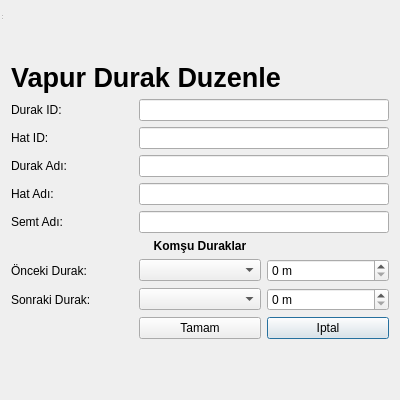
<?xml version="1.0" encoding="UTF-8"?>
<ui version="4.0">
 <class>DurakDuzVapur</class>
 <widget class="QDialog" name="DurakDuzVapur">
  <property name="geometry">
   <rect>
    <x>0</x>
    <y>0</y>
    <width>400</width>
    <height>400</height>
   </rect>
  </property>
  <property name="windowTitle">
   <string>Vapur Durak Duzenle</string>
  </property>
  <layout class="QGridLayout" name="gridLayout_3">
   <item row="1" column="0">
    <layout class="QGridLayout" name="gridLayout_2">
     <item row="2" column="0">
      <spacer name="verticalSpacer">
       <property name="orientation">
        <enum>Qt::Vertical</enum>
       </property>
       <property name="sizeHint" stdset="0">
        <size>
         <width>20</width>
         <height>40</height>
        </size>
       </property>
      </spacer>
     </item>
     <item row="1" column="0">
      <layout class="QGridLayout" name="gridLayout">
       <item row="2" column="0">
        <widget class="QLabel" name="lblHatID">
         <property name="text">
          <string>Hat ID:</string>
         </property>
        </widget>
       </item>
       <item row="5" column="0">
        <widget class="QLabel" name="lblSemtAdi">
         <property name="text">
          <string>Semt Adı:</string>
         </property>
        </widget>
       </item>
       <item row="3" column="0">
        <widget class="QLabel" name="lblDurakAdi">
         <property name="text">
          <string>Durak Adı: </string>
         </property>
        </widget>
       </item>
       <item row="9" column="2">
        <widget class="QPushButton" name="pshIpt">
         <property name="text">
          <string>Iptal</string>
         </property>
        </widget>
       </item>
       <item row="4" column="0">
        <widget class="QLabel" name="lblHatAdi">
         <property name="text">
          <string>Hat Adı: </string>
         </property>
        </widget>
       </item>
       <item row="1" column="1" colspan="2">
        <widget class="QLineEdit" name="edtDurakID"/>
       </item>
       <item row="5" column="1" colspan="2">
        <widget class="QLineEdit" name="edtSemtAdi"/>
       </item>
       <item row="2" column="1" colspan="2">
        <widget class="QLineEdit" name="edtHatID"/>
       </item>
       <item row="1" column="0">
        <widget class="QLabel" name="lblDurakID">
         <property name="text">
          <string>Durak ID:</string>
         </property>
        </widget>
       </item>
       <item row="9" column="1">
        <widget class="QPushButton" name="pshEkle">
         <property name="text">
          <string>Tamam</string>
         </property>
        </widget>
       </item>
       <item row="6" column="1">
        <widget class="QLabel" name="lblKD">
         <property name="font">
          <font>
           <weight>75</weight>
           <bold>true</bold>
          </font>
         </property>
         <property name="text">
          <string>Komşu Duraklar</string>
         </property>
         <property name="alignment">
          <set>Qt::AlignCenter</set>
         </property>
        </widget>
       </item>
       <item row="3" column="1" colspan="2">
        <widget class="QLineEdit" name="edtDurakAdi"/>
       </item>
       <item row="4" column="1" colspan="2">
        <widget class="QLineEdit" name="edtHatAdi"/>
       </item>
       <item row="7" column="1">
        <widget class="QComboBox" name="cmbOKDAdi"/>
       </item>
       <item row="0" column="0" colspan="3">
        <widget class="QLabel" name="lblVDE">
         <property name="font">
          <font>
           <pointsize>20</pointsize>
           <weight>75</weight>
           <bold>true</bold>
          </font>
         </property>
         <property name="text">
          <string>Vapur Durak Duzenle</string>
         </property>
        </widget>
       </item>
       <item row="8" column="1">
        <widget class="QComboBox" name="cmbSKDAdi"/>
       </item>
       <item row="7" column="2">
        <widget class="QSpinBox" name="spnOKDMetre">
         <property name="suffix">
          <string> m</string>
         </property>
        </widget>
       </item>
       <item row="8" column="2">
        <widget class="QSpinBox" name="spnSKDMetre">
         <property name="suffix">
          <string> m</string>
         </property>
        </widget>
       </item>
       <item row="7" column="0">
        <widget class="QLabel" name="lblOD">
         <property name="text">
          <string>Önceki Durak:</string>
         </property>
        </widget>
       </item>
       <item row="8" column="0">
        <widget class="QLabel" name="lblSD">
         <property name="text">
          <string>Sonraki Durak:</string>
         </property>
        </widget>
       </item>
      </layout>
     </item>
     <item row="0" column="0">
      <spacer name="verticalSpacer_2">
       <property name="orientation">
        <enum>Qt::Vertical</enum>
       </property>
       <property name="sizeHint" stdset="0">
        <size>
         <width>20</width>
         <height>40</height>
        </size>
       </property>
      </spacer>
     </item>
    </layout>
   </item>
  </layout>
  <widget class="QStatusBar" name="statusbar">
   <property name="geometry">
    <rect>
     <x>0</x>
     <y>0</y>
     <width>3</width>
     <height>21</height>
    </rect>
   </property>
  </widget>
 </widget>
 <resources/>
 <connections/>
</ui>
